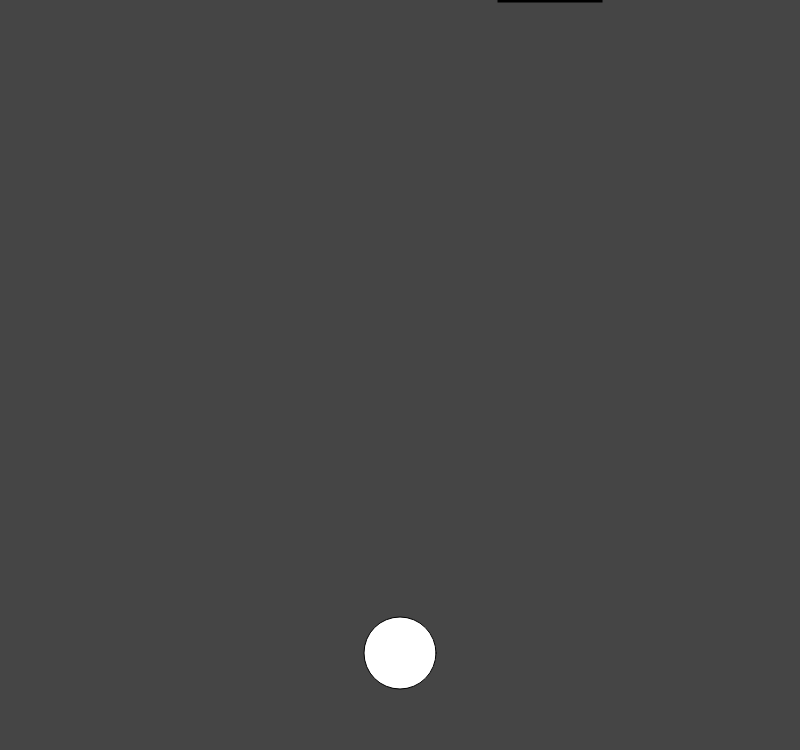
Frame 1 (no input)
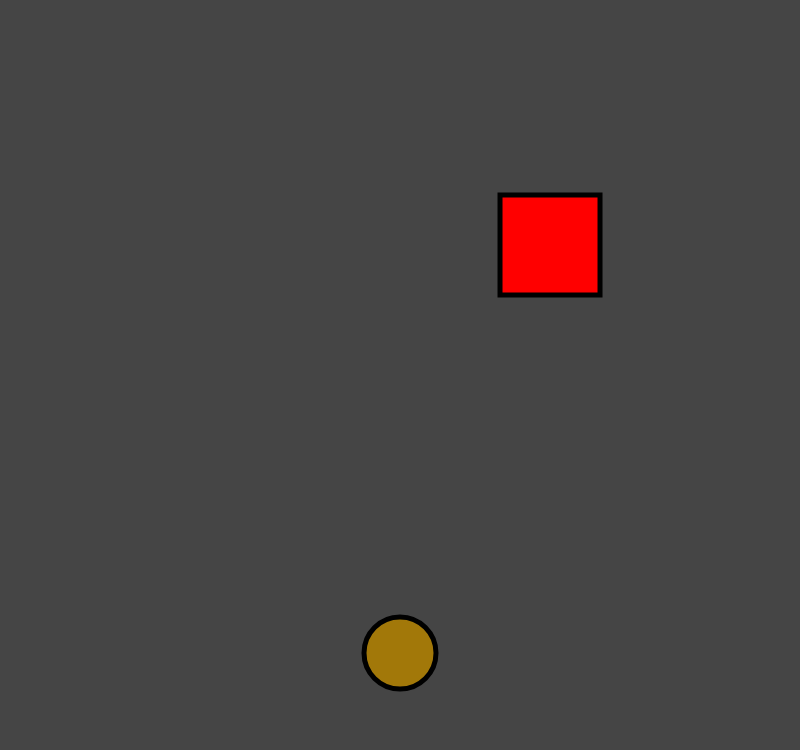
Frame 60 (no input)
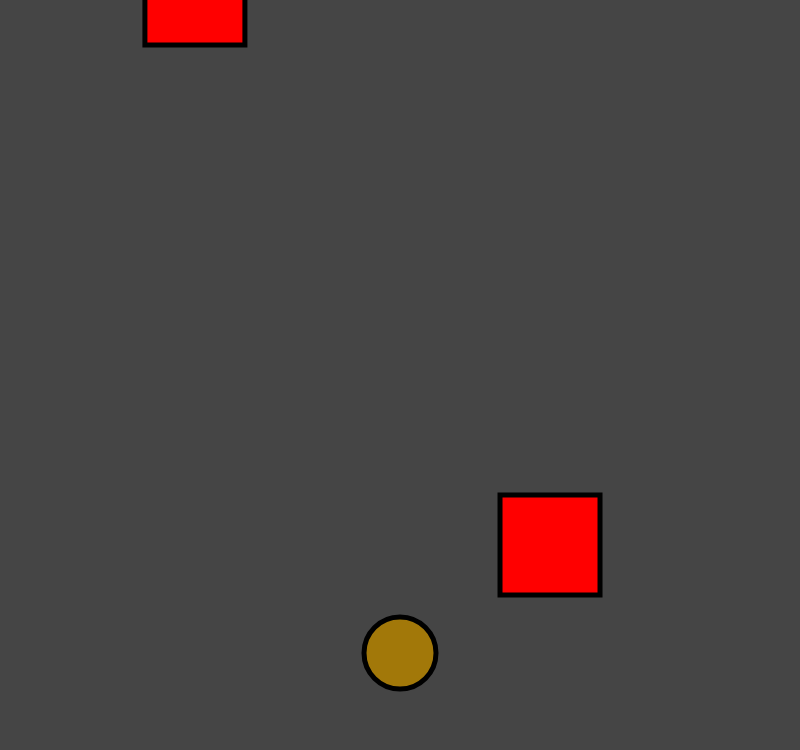
Frame 120 (the mouse pressed at the canvas centre since frame 60)

The p5.js sketch that drew these frames (run headless with seeded random() and noise() and a simulated clock; from frame 60 on, the mouse is pressed at the canvas centre):

// p5.js sketch
// ── sketch.js
// Variabler for skærm
const Width = 800
const Height = 750

// Variabler for Player
const d = 72
let x = 800 / 2
const y = 725 - d
const fart = 10
const r = d / 2

// Variabler for Enemies
const enemies = []
const numberOfEnemies = 10
var Ehastighed = 5

// Funktion for Enemy Spawning
function generateEnemies(hastighed){
  for (let index = 0; index < numberOfEnemies; index++) {
    enemies.push(new Enemy(random(50, Width - 50), -50, 100, 100, 'red', hastighed))
  }
  enemies[0].drawEnemy = true

}

// Setup af Spillet
function setup () {
  createCanvas(Width, Height)
  rectMode(CENTER)
  console.log(dist2p(0, 0, 3, 4))
  // Kald Enemy Spawning funktion
  generateEnemies(Ehastighed)

}

function draw () {
  // Player
  background(69)
  circle(x, y, d)
  strokeWeight(5)
  fill(162, 120, 9)

  // Nyt Enemy efter forrige Enemy er nået halvejs ned på skærmen
  for (let index = 0; index < enemies.length; index++) {
    const enemy = enemies[index]
    if (enemy.drawEnemy) {
      enemy.draw()
    } else {
      if (index > 0 && enemies[index - 1].Ey >= windowHeight / 2) {
        enemy.drawEnemy = true
      }
    }

    // Hitbox registrering
    if (dist2p(enemy.Ex, enemy.Ey, x, y) < d / 2 + enemy.Ew / 2) {
      console.log('Vi ramte en fjende')
      noLoop()
    }
  }
  
  // Forøgelse af Enemy Hastighed
  if(enemies[numberOfEnemies-1].Ey +50 >= Height){
    Ehastighed += 5
    generateEnemies(Ehastighed)
  }


  // Player Movement
  if (keyIsDown(RIGHT_ARROW || 68)) {
    if (x <= windowWidth - r) {
      x = x + fart
    }
  }

  if (keyIsDown(LEFT_ARROW)) {
    if (x >= 0 + r) {
      x = x - fart
    }
  }

}

// Klasse for Enemy
class Enemy {
  constructor (Ex, Ey, Ew, Eh, farve, Ehastighed) {
    this.Ex = Ex
    this.Ey = Ey
    this.Ew = Ew
    this.Eh = Eh
    this.farve = farve
    this.hastighed = Ehastighed
    this.drawEnemy = false
  }

// Draw Enemy
  draw () {
    push()
    fill(this.farve)
    rect(this.Ex, this.Ey, this.Ew, this.Eh)
    this.Ey += this.hastighed
    pop()
  }
}
//Funktion for Afstands mellem to punkter
function dist2p (x1, y1, x2, y2) {
  const d = sqrt(pow(x1 - x2, 2) + pow(y1 - y2, 2))
  return d
}

//Din mor
// ── style.css
html, body {
  margin: 0;
  padding: 0;

}

canvas {
  display: block;
  /* This centers our sketch horizontally. */
  justify-content: center;
}
